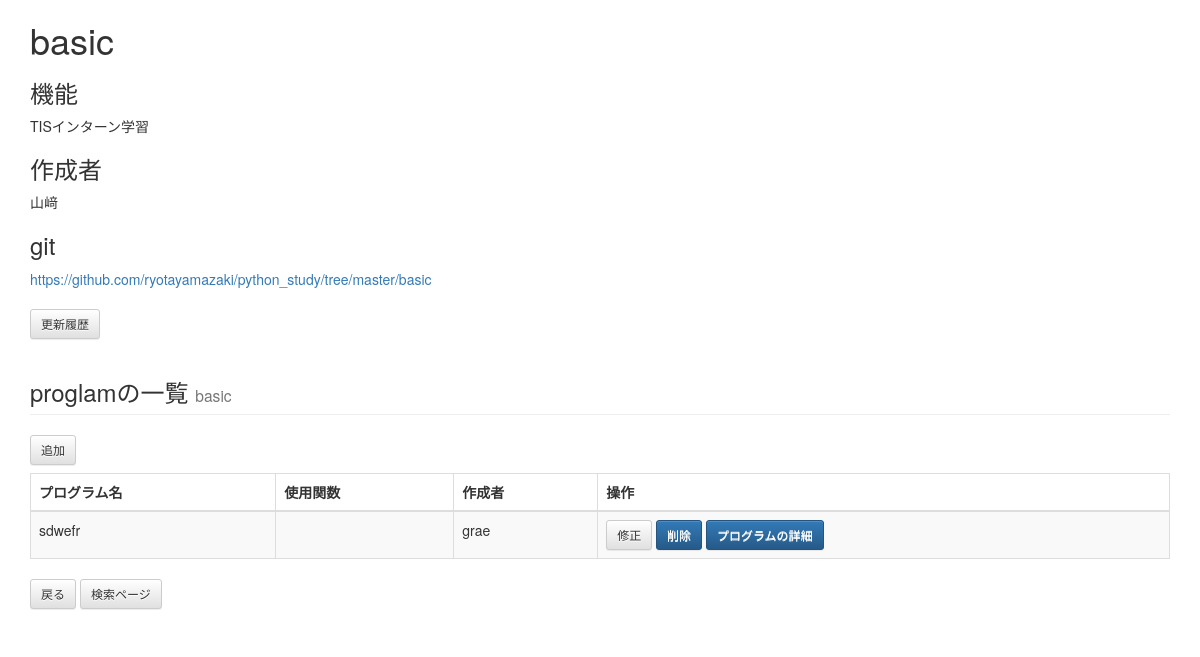
The app's page /data_base/proglam/1/, older data.
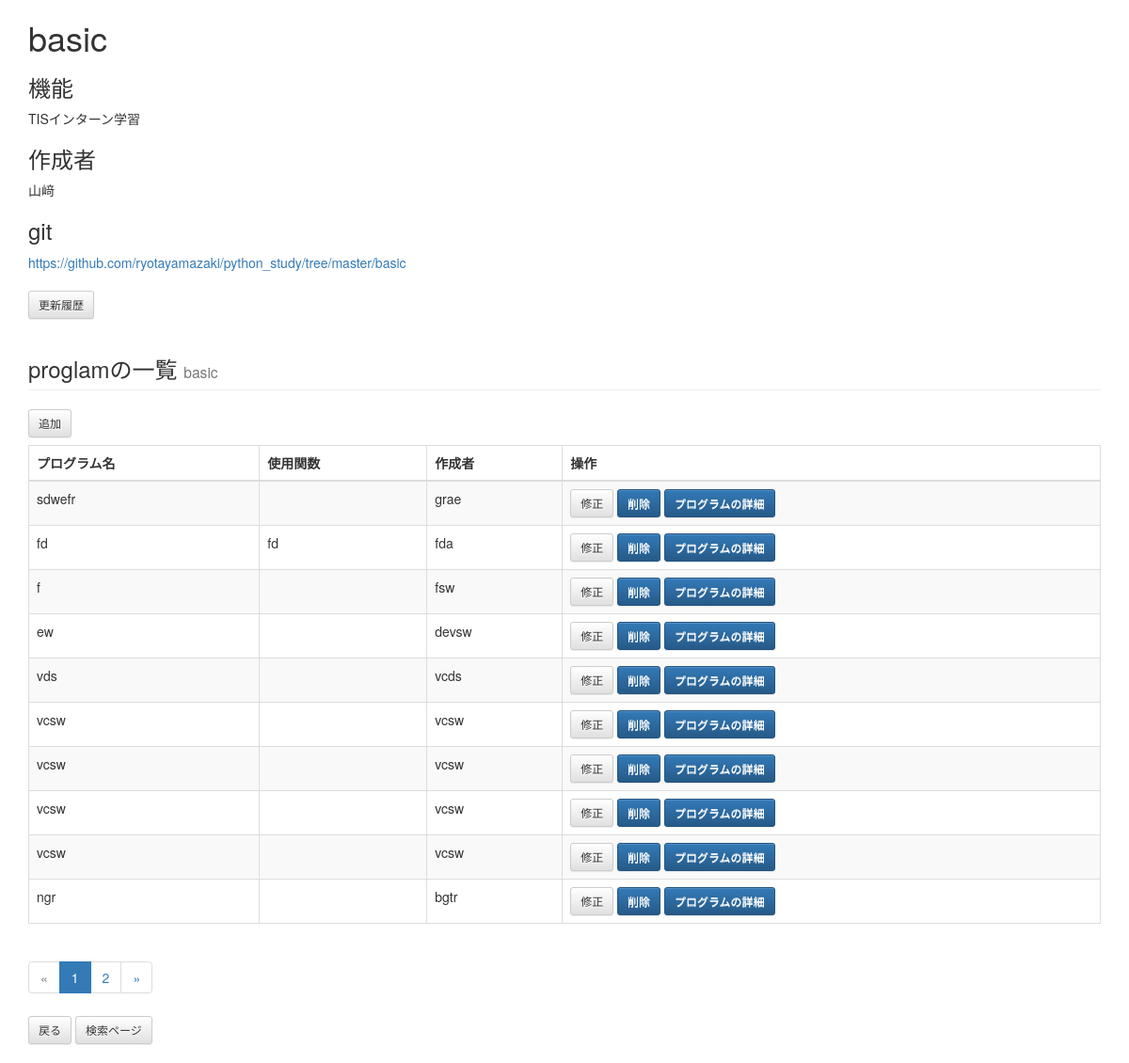
The same page, newer data.
### data_base/models.py (models this page shows)
class Proglam(models.Model):
    link = models.ForeignKey(Pkg, verbose_name='pkg', related_name='proglams')
    name = models.CharField('プログラム名', max_length=255)
    child = models.CharField('使用している関数', max_length=255, blank=True)
    maker = models.CharField('作成者', max_length=255)
    mightiness = models.TextField('機能', max_length=255)
    tag = models.CharField('タグ', max_length=255, blank=True)
    git = models.CharField('git', max_length=255, blank=True)

### data_base/views.py (the view)
# urls.py: url(r'^proglam/(?P<pkg_id>\d+)/$', views.ProglamList.as_view(), name='proglam_list'),  # 一覧
class ProglamList(ListView):
    context_object_name='proglams'
    template_name='data_base/proglam_list.html'
    paginate_by = 10  # １ページは最大2件ずつでページングする
    def get(self, request, *args, **kwargs):
        pkg = get_object_or_404(Pkg, pk=kwargs['pkg_id'])  # 親の書籍を読む
        proglams = pkg.proglams.all().order_by('id')   # 書籍の子供の、感想を読む
        self.object_list = proglams
        context = self.get_context_data(object_list=self.object_list, pkg=pkg)
        return self.render_to_response(context)

### data_base/templates/data_base/proglam_list.html (shortened to what this page needs)
{% extends "base.html" %}
{% block content %}
    <h1>{{ pkg.name }}</h1>
    <h3>機能</h3>
    <p>{{ pkg.mightiness }}</p>
    <h3>作成者</h3>
    <p>{{ pkg.maker }}</h3>
    <h3>git</h3>
    <a href=pkg.git>{{ pkg.git }}</a>
    <br><br>
    <a href="{% url 'data_base:pkgupdated_list' pkg_id=pkg.id %}" class="btn btn-default btn-sm">更新履歴</a>
    <h3 class="page-header">proglamの一覧 <small>{{ pkg.name }}</small></h3>
    <a href="{% url 'data_base:proglam_add' pkg_id=pkg.id %}" class="btn btn-default btn-sm">追加</a>
    <table class="table table-striped table-bordered">
      <thead>
        <tr>
          <th>プログラム名</th>
          <th>使用関数</th>
          <th>作成者</th>
          <th>操作</th>
        </tr>
      </thead>
      <tbody>
        {% if proglams %}
          {% for proglam in proglams %}
          <tr>
            <td>{{ proglam.name }}</td>
            <td>{{ proglam.child }}</td>
            <td>{{ proglam.maker }}</td>
            <td>
              <a href="{% url 'data_base:proglam_mod' pkg_id=pkg.id proglam_id=proglam.id %}" class="btn btn-default btn-sm">修正</a>
                <a href="{% url 'data_base:pro_del_check' target_id=proglam.id link_id=pkg.id %}" class="btn btn-default btn-sm btn-primary" target="_blank">削除</a>
              <a href="{% url 'data_base:function_list' proglam_id=proglam.id %}" class="btn btn-default btn-sm btn-primary">プログラムの詳細</a>
            </td>
          </tr>
          {% endfor %}
        {% endif %}
      </tbody>
    </table>
    {% if is_paginated %}
    <ul class="pagination">
      {% if page_obj.has_previous %}
        <li><a href="?page={{ page_obj.previous_page_number }}">&laquo;</a></li>
      {% else %}
        <li class="disabled"><a href="#">&laquo;</a></li>
      {% endif %}
      {% for linkpage in page_obj.paginator.page_range %}
        {% ifequal linkpage page_obj.number %}
          <li  class="active"><a href="#">{{ linkpage }}</a></li>
        {% else %}
          <li><a href="?page={{ linkpage }}">{{ linkpage }}</a></li>
        {% endifequal %}
      {% endfor %}
      {% if page_obj.has_next %}
        <li><a href="?page={{ page_obj.next_page_number }}">&raquo;</a></li>
      {% else %}
        <li class="disabled"><a href="#">&raquo;</a></li>
      {% endif %}
    </ul>
    {% endif %}
    <div>
      <a href="{% url 'data_base:pkg_list' %}" class="btn btn-default btn-sm">戻る</a>
      <a href="/data_base/search/" class="btn btn-default btn-sm">検索ページ</a>
    </div>
<br>
{% endblock content %}

Row changes from the older to the newer data that the page shows:
added Proglam: name "fd", child "fd", maker "fda"
added Proglam: name "f", maker "fsw"
added Proglam: name "ew", maker "devsw"
added Proglam: name "vds", maker "vcds"
added Proglam: name "vcsw", maker "vcsw"
added Proglam: name "vcsw", maker "vcsw"
added Proglam: name "vcsw", maker "vcsw"
added Proglam: name "vcsw", maker "vcsw"
added Proglam: name "ngr", maker "bgtr"
Text that changed along with them:
new list line: "1"
new list line: "2"
